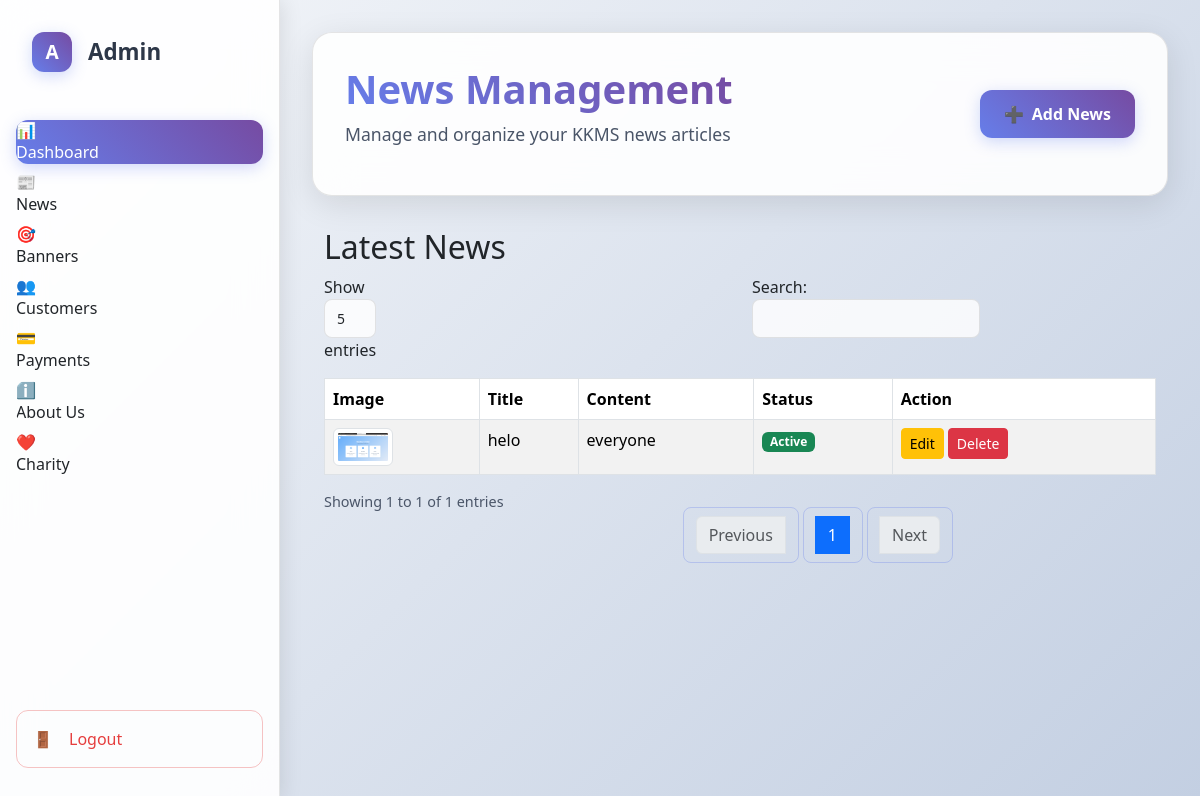
Page /news/ on the committed database.
### accounts/models.py (models this page shows, shortened)
class NewsEvents(models.Model):
    STATUS_CHOICES = (
        (0, "Inactive"),
        (1, "Active"),
    )
    title = models.CharField(max_length=120)
    content = models.TextField()
    status = models.IntegerField(choices=STATUS_CHOICES, default=1)
    image = models.ImageField(upload_to="news/", blank=True, null=True)
    is_active= models.BooleanField(default=True)
    created_at = models.DateTimeField(auto_now_add=True)
    updated_at = models.DateTimeField(auto_now=True)

### accounts/views.py (the view)
# urls.py: path('news/', views.news_list, name='news_list'),
def news_list(request):
    news_list = NewsEvents.objects.all().order_by('-id')  # latest first
    return render(request, 'super_admin/news.html', {'news_list': news_list})

### templates/super_admin/news.html (shortened to what this page needs)
{% load static %}
<!DOCTYPE html>
<html lang="en">
<head>
    <link href="https://cdn.jsdelivr.net/npm/bootstrap@5.3.2/dist/css/bootstrap.min.css" rel="stylesheet">
    <link rel="stylesheet"
        href="https://cdnjs.cloudflare.com/ajax/libs/datatables/1.10.21/css/dataTables.bootstrap4.min.css">
    <link rel="stylesheet"
        href="https://cdnjs.cloudflare.com/ajax/libs/datatables/1.10.21/css/jquery.dataTables.min.css">
</head>
<body>
    <div class="dashboard-container">
        <aside class="sidebar" id="sidebar">
            <div class="sidebar-header">
                <div class="logo">A</div>
                <span class="logo-text">Admin</span>
            </div>
            <nav role="navigation">
                <ul class="nav-menu">
                    <li class="nav-item">
                        <a href="/super-admin/dashboard/" class="nav-link active" onclick="setActive(this)">
                            <span class="nav-icon">📊</span>
                            <span class="nav-text">Dashboard</span>
                        </a>
                    </li>
                    <li class="nav-item">
                        <a href="/news/" class="nav-link" onclick="setActive(this)">
                            <span class="nav-icon">📰</span>
                            <span class="nav-text">News</span>
                        </a>
                    </li>
                    <li class="nav-item">
                        <a href="/banners/" class="nav-link" onclick="setActive(this)">
                            <span class="nav-icon">🎯</span>
                            <span class="nav-text">Banners</span>
                        </a>
                    </li>
                    <li class="nav-item">
                        <a href="#" class="nav-link" onclick="setActive(this)">
                            <span class="nav-icon">👥</span>
                            <span class="nav-text">Customers</span>
                        </a>
                    </li>
                    <li class="nav-item">
                        <a href="#" class="nav-link" onclick="setActive(this)">
                            <span class="nav-icon">💳</span>
                            <span class="nav-text">Payments</span>
                        </a>
                    </li>
                    <li class="nav-item">
                        <a href="#" class="nav-link" onclick="setActive(this)">
                            <span class="nav-icon">ℹ️</span>
                            <span class="nav-text">About Us</span>
                        </a>
                    </li>
                    <li class="nav-item">
                        <a href="#" class="nav-link" onclick="setActive(this)">
                            <span class="nav-icon">❤️</span>
                            <span class="nav-text">Charity</span>
                        </a>
                    </li>
                </ul>
            </nav>
            <div class="logout-section">
                <a href="#" class="logout-link" onclick="confirmLogout(event)">
                    <span class="nav-icon">🚪</span>
                    <span class="nav-text">Logout</span>
                </a>
            </div>
        </aside>
        <main class="main-content">
            <div class="header">
                <div class="header-content">
                    <h1>News Management</h1>
                    <p>Manage and organize your KKMS news articles</p>
                </div>
                <button class="add-btn" data-bs-toggle="modal" data-bs-target="#addNewsModal">
                    <span>➕</span> Add News
                </button>
            </div>
            <div class="container mt-4">
                <h2>Latest News</h2>
                <table id="newsTable" class="table table-striped table-bordered">
                    <thead>
                        <tr>
                            <th>Image</th>
                            <th>Title</th>
                            <th>Content</th>
                            <th>Status</th>
                            <th>Action</th>
                        </tr>
                    </thead>
                    <tbody>
                        {% for news in news_list %}
                        <tr>
                            <td>
                                {% if news.image %}
                                <img src="{{ news.image.url }}" alt="{{ news.title }}" class="img-thumbnail"
                                    style="width:60px; cursor:pointer;" data-bs-toggle="modal"
                                    data-bs-target="#imageModal" data-src="{{ news.image.url }}">
                                {% else %}
                                No Image
                                {% endif %}
                            </td>
                            <td>{{ news.title }}</td>
                            <td>{{ news.content|truncatewords:20 }}</td>
                            <td>
                                {% if news.status == 1 %}
                                <span class="badge bg-success">Active</span>
                                {% else %}
                                <span class="badge bg-secondary">Inactive</span>
                                {% endif %}
                            </td>
                            <td>
                                <a href="#" class="btn btn-sm btn-warning edit-btn" data-id="{{ news.id }}"
                                    data-title="{{ news.title|escapejs }}" data-content="{{ news.content|escapejs }}"
                                    data-status="{{ news.status }}"
                                    data-image="{% if news.image %}{{ news.image.url }}{% endif %}">
                                    Edit
                                </a>
                                <a href="{% url 'news_delete' news.id %}" class="btn btn-sm btn-danger"
                                    onclick="return confirm('Are you sure you want to delete this news?');">
                                    Delete
                                </a>
                            </td>
                        </tr>
                        {% endfor %}
                    </tbody>
                </table>
            </div>
        </main>
        <link href="https://cdn.jsdelivr.net/npm/bootstrap@5.3.2/dist/css/bootstrap.min.css" rel="stylesheet">
</body>
</html>

### templates/super_admin/news.html (style rules this page uses)
* { margin: 0; padding: 0; box-sizing: border-box; }
body { font-family: 'Segoe UI', Tahoma, Geneva, Verdana, sans-serif; background: linear-gradient(135deg, #f5f7fa 0%, #c3cfe2 100%); min-height: 100vh; overflow-x: hidden; }
.dashboard-container { display: flex; min-height: 100vh; }
.sidebar { width: 280px; background: rgba(255, 255, 255, 0.9); backdrop-filter: blur(20px); border-right: 1px solid rgba(0, 0, 0, 0.1); padding: 2rem 0; position: fixed; height: 100vh; z-index: 1000; transition: all 0.3s ease; box-shadow: 2px 0 20px rgba(0, 0, 0, 0.1); }
.sidebar-header { padding: 0 2rem; margin-bottom: 3rem; display: flex; align-items: center; gap: 1rem; }
.logo { width: 40px; height: 40px; background: linear-gradient(45deg, #667eea, #764ba2); border-radius: 12px; display: flex; align-items: center; justify-content: center; color: white; font-weight: bold; font-size: 1.2rem; box-shadow: 0 4px 15px rgba(102, 126, 234, 0.3); }
.logo-text { color: #2d3748; font-size: 1.4rem; font-weight: 600; transition: opacity 0.3s ease; }
.nav-menu { list-style: none; padding: 0 1rem; }
.nav-item { margin-bottom: 0.5rem; }
.nav-link { display: flex; align-items: center; gap: 1rem; padding: 1rem; color: #4a5568; text-decoration: none; border-radius: 12px; transition: all 0.3s ease; position: relative; overflow: hidden; }
.nav-link.active { background: linear-gradient(45deg, #667eea, #764ba2); color: white; box-shadow: 0 4px 15px rgba(102, 126, 234, 0.3); }
.nav-icon { width: 20px; height: 20px; display: flex; align-items: center; justify-content: center; }
.nav-text { transition: opacity 0.3s ease; }
.logout-section { position: absolute; bottom: 2rem; left: 1rem; right: 1rem; }
.logout-link { display: flex; align-items: center; gap: 1rem; padding: 1rem; color: #e53e3e; text-decoration: none; border-radius: 12px; transition: all 0.3s ease; border: 1px solid rgba(229, 62, 62, 0.3); }
.main-content { flex: 1; margin-left: 280px; padding: 2rem; transition: margin-left 0.3s ease; }
.header { background: rgba(255, 255, 255, 0.9); backdrop-filter: blur(20px); border-radius: 20px; padding: 2rem; margin-bottom: 2rem; border: 1px solid rgba(0, 0, 0, 0.1); box-shadow: 0 8px 32px rgba(0, 0, 0, 0.1); display: flex; justify-content: space-between; align-items: center; flex-wrap: wrap; gap: 1rem; }
.header-content h1 { color: #2d3748; font-size: 2.5rem; font-weight: 700; margin-bottom: 0.5rem; background: linear-gradient(45deg, #667eea, #764ba2); -webkit-background-clip: text; -webkit-text-fill-color: transparent; }
.header-content p { color: #4a5568; font-size: 1.1rem; }
.add-btn { background: linear-gradient(45deg, #667eea, #764ba2); color: white; border: none; padding: 12px 24px; border-radius: 12px; font-size: 1rem; font-weight: 600; cursor: pointer; transition: all 0.3s ease; display: flex; align-items: center; gap: 0.5rem; box-shadow: 0 4px 15px rgba(102, 126, 234, 0.3); }

### rows in the picture
NewsEvents: image (picture), title "helo", content "everyone", status "Active"
